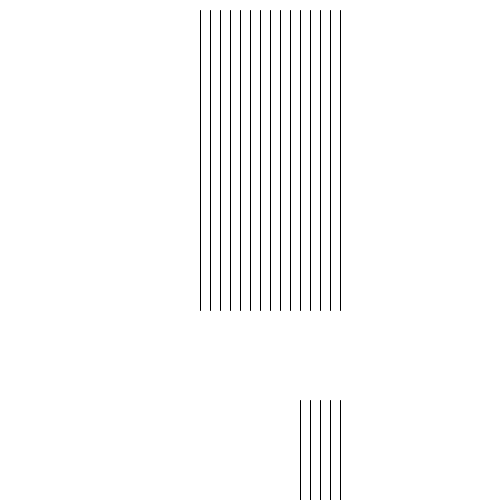
Frame 1 (no input)
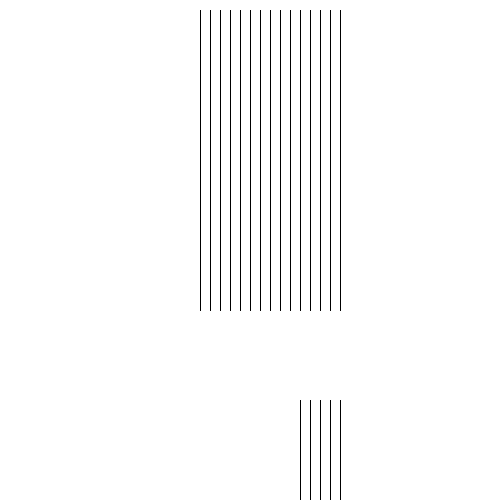
Frame 2 (the mouse pressed at the canvas centre, redrawn once)

The Processing sketch that drew these frames (run headless with seeded random() and noise(); the mouse was pressed at the canvas centre and the sketch redrawn once):

// Processing sketch: PE_2_Q1
// ── PE_2_Q1.pde
//Canvas Setup
void setup() {
  size(500,500);
  background(255);
  fill(0);
  noLoop();
}

//Draw of the line functions
void draw() {
  lines(15,200,10,300);
  lines(-1,80,0,50);
  lines(5,300,400,150);
}

//Line functions
void lines(int num, int x, int y, int len) {
  
  //Check if num is negative
  if(num < 0) {
    println("Error: nums less than 0");
  } else {
    //iterates over num number of lines
    for (int i = 0; i < num; i++) {
      line(x+10*i,y,x+10*i,y+len);
    }
    
  }
  
}
